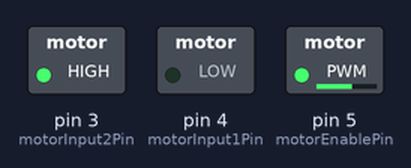
Recording of a program running on a simulated Arduino Uno, built with avr-gcc and run on an emulated ATmega328P. Shown: switched loads named in the program (green lamp = pin HIGH).

Above: at 0.1 s.
Timing chart, 0 to 1.6 s (numbered marks = the images above):
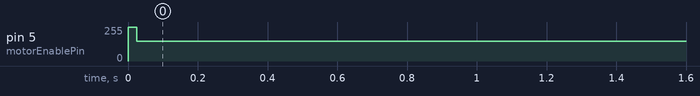

The program:

main.cpp
```cpp
#include <Arduino.h>

// Motor control pin assignments
const int motorEnablePin = 5;
const int motorInput1Pin = 4;
const int motorInput2Pin = 3;

// Global variables for speed and direction
int motorSpeed = 150; // Speed range: 0 (off) to 255 (full speed)
int motorDir1 = LOW;
int motorDir2 = HIGH;

void setup() {
  // Set motor control pins as outputs
  pinMode(motorEnablePin, OUTPUT);
  pinMode(motorInput1Pin, OUTPUT);
  pinMode(motorInput2Pin, OUTPUT);

  // Set initial direction
  digitalWrite(motorInput1Pin, motorDir1);
  digitalWrite(motorInput2Pin, motorDir2);

  // Jumpstart motor at full speed
  analogWrite(motorEnablePin, 255);
  delay(25);

  // Set speed to global variable
  analogWrite(motorEnablePin, motorSpeed);
}

void loop() {
}
```
